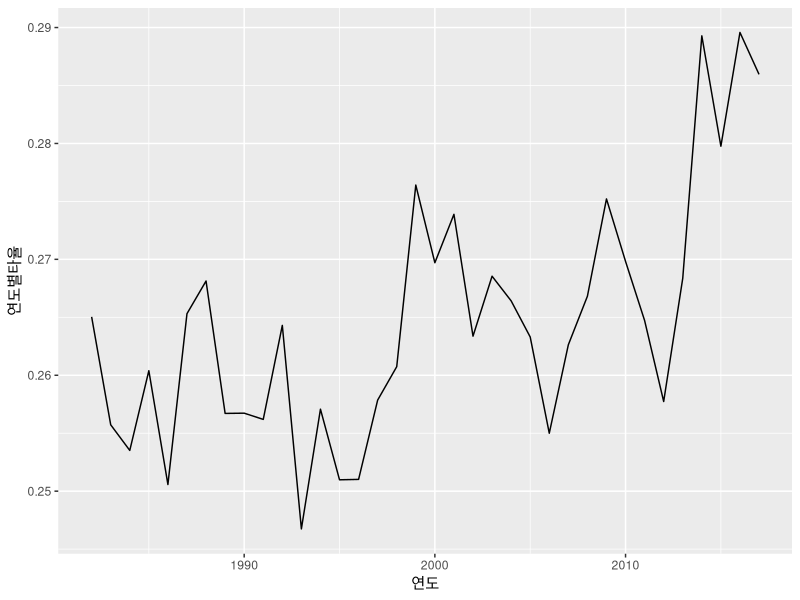

The R script that drew this image:
setwd("/Users/leeaero/Documents/R_test")
install.packages('dplyr')
install.packages('ggplot2')
library ('dplyr')
library('ggplot2')

kbo=read.csv("kbo.csv", fileEncoding="euc-kr")

kbo %>% 
  group_by(연도) %>% 
  summarise(총안타=sum(안타), 총타수=sum(타수)) %>% 
  mutate(연도별타율=총안타/총타수) %>% 
  ggplot(aes(연도,연도별타율)) + geom_line()
